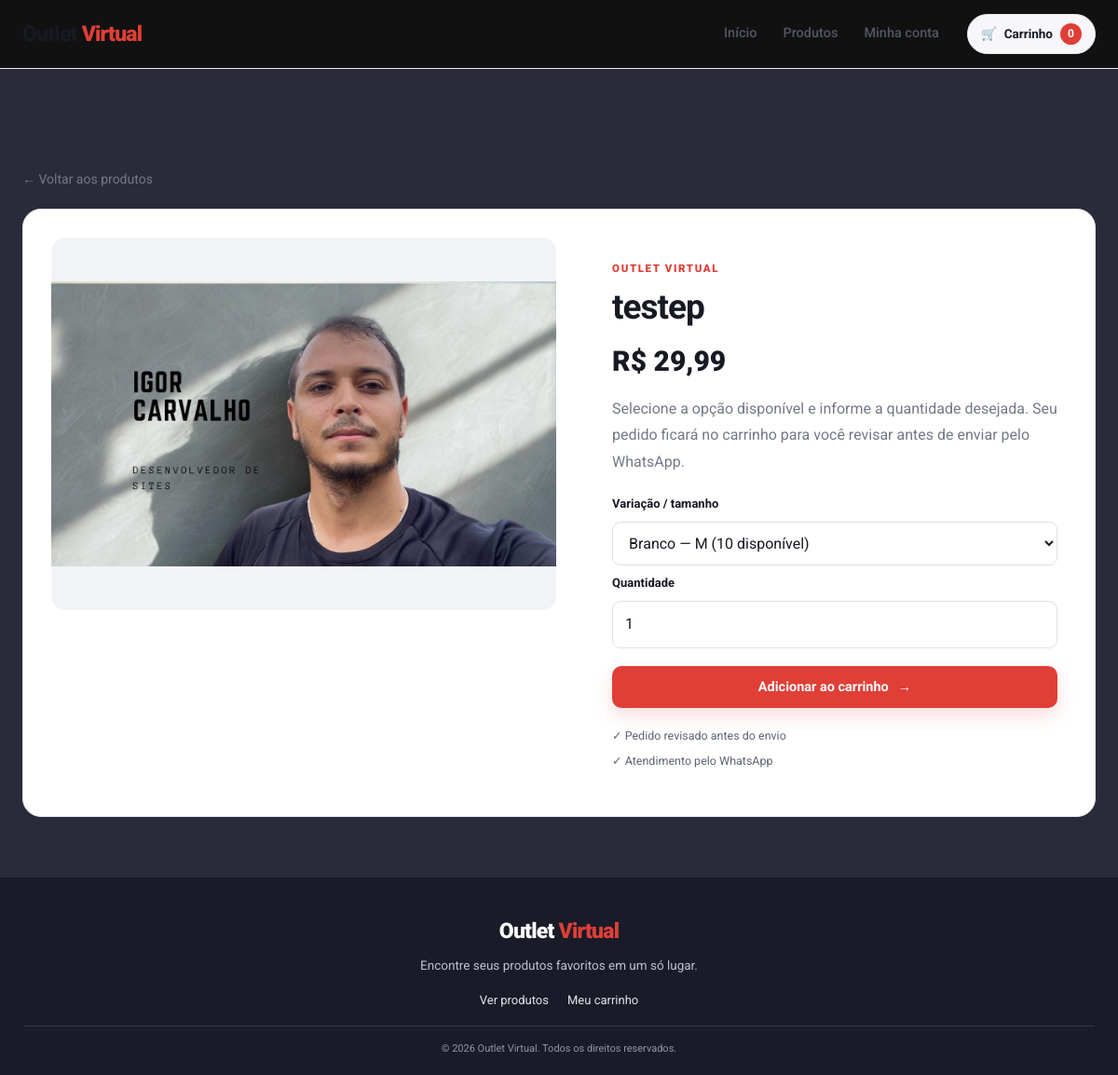
Screenshot of /produto/1/ with the database file from the repository.
### loja/models.py (models this page shows, shortened)
class Produto(models.Model):
    imagem = models.ImageField(null=True, blank=True)
    nome = models.CharField(max_length=200, null=True, blank=True)
    preco = models.DecimalField(max_digits=10,max_length=10, decimal_places=2)
    ativo = models.BooleanField(default=True)
    categoria = models.ForeignKey(Categoria, null=True, blank=True, on_delete=models.SET_NULL)
    tipo = models.ForeignKey(Tipo, null=True, blank=True, on_delete=models.SET_NULL)

### loja/views.py (the view)
# urls.py: path("produto/<int:id_produto>/", ver_produto, name="ver_produto"),
def ver_produto(request, id_produto):
    produto = get_object_or_404(Produto, id=id_produto, ativo=True)
    itens_estoque = ItemEstoque.objects.filter(produto=produto, quantidade__gt=0).select_related("cor")
    context = {
        "produto": produto,
        "itens_estoque": itens_estoque,
        "tem_estoque": itens_estoque.exists(),
        **_contexto_carrinho(request),
    }
    return render(request, "ver_produto.html", context)

### loja/views.py (called while the page is built, shortened)
def _cart_data(request):
    cart = request.session.get("carrinho", {})
    linhas = []
    total = Decimal("0.00")
    return linhas, total

def _contexto_carrinho(request):
    linhas, total = _cart_data(request)
    return {
        "linhas_carrinho": linhas,
        "total_carrinho": total,
        "quantidade_carrinho": sum(linha["quantidade"] for linha in linhas),
        "whatsapp_number": getattr(settings, "WHATSAPP_NUMBER", ""),
    }

### loja/templates/ver_produto.html (shortened to what this page needs)
{% extends 'base.html' %}
{% load static %}
{% block body %}
<section class="section product-detail-section">
    <a class="back-link" href="{% url 'loja' %}">← Voltar aos produtos</a>
    <div class="product-detail">
        <div class="detail-image">
            {% if produto.imagem %}<img src="{{ produto.imagem.url }}" alt="{{ produto.nome }}">{% else %}<div class="no-image">Imagem indisponível</div>{% endif %}
        </div>
        <div class="detail-info">
            {% if produto.categoria %}<span class="eyebrow">{{ produto.categoria.nome }}</span>{% else %}<span class="eyebrow">OUTLET VIRTUAL</span>{% endif %}
            <h1>{{ produto.nome }}</h1>
            <p class="detail-price">R$ {{ produto.preco|floatformat:2 }}</p>
            <p class="detail-description">Selecione a opção disponível e informe a quantidade desejada. Seu pedido ficará no carrinho para você revisar antes de enviar pelo WhatsApp.</p>
            {% if tem_estoque %}
            <form class="add-cart-form" method="post" action="{% url 'adicionar_carrinho' %}">
                <label for="item_estoque">Variação / tamanho</label>
                <select id="item_estoque" name="item_estoque" required>
                    {% for item in itens_estoque %}
                    <option value="{{ item.id }}">
                        {% if item.cor %}{{ item.cor.nome }}{% else %}Opção{% endif %}{% if item.tamanho %} — {{ item.tamanho }}{% endif %} ({{ item.quantidade }} disponível)
                    </option>
                    {% endfor %}
                </select>
                <label for="quantidade">Quantidade</label>
                <input id="quantidade" name="quantidade" type="number" value="1" min="1" required>
                <button class="btn btn-primary btn-wide" type="submit">Adicionar ao carrinho <span aria-hidden="true">→</span></button>
            </form>
            {% else %}
            <div class="stock-warning"><strong>Produto indisponível</strong><p>Este produto está sem estoque no momento.</p></div>
            {% endif %}
            <div class="detail-perks"><span>✓ Pedido revisado antes do envio</span><span>✓ Atendimento pelo WhatsApp</span></div>
        </div>
    </div>
</section>
{% endblock %}

### static/css/main.css (style rules this page uses)
:root { --bg:#f5f6fa;--surface:#fff;--ink:#171923;--muted:#747887;--line:#e8eaf0;--accent:#df3f36;--accent-dark:#bc2c25;--green:#16834a;--shadow:0 16px 45px rgba(23,25,35,.08) }
* { box-sizing:border-box;margin:0;padding:0 }
html { font-size:10px;scroll-behavior:smooth }
body { font-family:'Roboto',Arial,sans-serif;background:var(--bg);color:var(--ink);font-size:1.6rem;line-height:1.55 }
a { color:inherit;text-decoration:none }
button,input,select { font:inherit }
button,a { -webkit-tap-highlight-color:transparent }
img { display:block;max-width:100% }
.eyebrow { display:inline-block;color:var(--accent);font-size:1.15rem;font-weight:900;letter-spacing:.16rem;text-transform:uppercase }
.btn { border:0;display:inline-flex;align-items:center;justify-content:center;gap:1rem;padding:1.25rem 2rem;border-radius:1rem;font-weight:700;font-size:1.45rem;cursor:pointer;transition:transform .2s,background .2s;line-height:1.4 }
.btn-primary { background:var(--accent);color:#fff;box-shadow:0 8px 20px rgba(223,63,54,.18) }
.btn-wide { width:100% }
.section { max-width:1200px;margin:0 auto;padding:4rem 2.4rem 6.5rem }
.product-detail-section { padding-top:3rem }
.back-link { display:inline-block;color:var(--muted);font-size:1.4rem;margin-bottom:2rem }
.product-detail { display:grid;grid-template-columns:minmax(0,1fr) minmax(0,.9fr);gap:6rem;align-items:start;background:#fff;border:1px solid var(--line);border-radius:2rem;padding:3rem }
.detail-image { background:#f2f3f7;border-radius:1.5rem;overflow:hidden;min-height:400px;display:grid;place-items:center }
.detail-image img { width:100%;height:100%;max-height:650px;object-fit:contain }
.detail-info { padding:2rem 1rem 2rem 0 }
.detail-info h1 { font-size:3.7rem;line-height:1.15;letter-spacing:-.1rem;margin:1rem 0 }
.detail-price { font-size:3rem;font-weight:900;margin:1.3rem 0 }
.detail-description { color:var(--muted);line-height:1.8;margin-bottom:2rem }
.add-cart-form { display:grid;gap:.9rem }
.add-cart-form label,.quantity-form label { font-size:1.3rem;font-weight:700 }
.add-cart-form select,.add-cart-form input,.quantity-form input { width:100%;padding:1.2rem 1.3rem;border:1px solid #dfe1e9;border-radius:.9rem;background:#fff;color:var(--ink) }
.add-cart-form .btn { margin-top:1rem }
.detail-perks { display:grid;gap:.7rem;margin-top:2rem;color:#5f6573;font-size:1.25rem }

### rows the page displays
Produto: imagem (picture), nome "testep", preco "29,99"

### other values shown
{{ quantidade_carrinho|default:0 }} "0"
form field item_estoque "Branco — M (10 disponível)"
